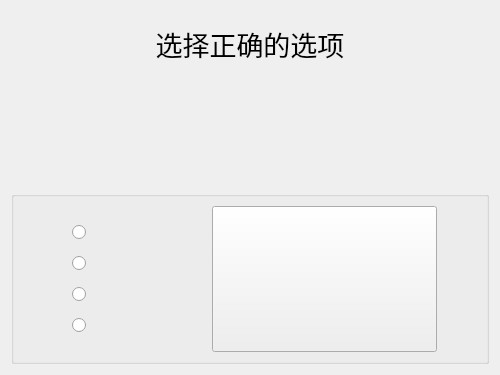
<?xml version="1.0" encoding="UTF-8"?>
<ui version="4.0">
 <class>Choicemodel</class>
 <widget class="QWidget" name="Choicemodel">
  <property name="geometry">
   <rect>
    <x>0</x>
    <y>0</y>
    <width>500</width>
    <height>375</height>
   </rect>
  </property>
  <property name="minimumSize">
   <size>
    <width>500</width>
    <height>375</height>
   </size>
  </property>
  <property name="maximumSize">
   <size>
    <width>500</width>
    <height>375</height>
   </size>
  </property>
  <property name="windowTitle">
   <string>Form</string>
  </property>
  <layout class="QVBoxLayout" name="verticalLayout">
   <item>
    <widget class="QWidget" name="widget" native="true">
     <layout class="QVBoxLayout" name="verticalLayout_2">
      <item>
       <widget class="QLabel" name="label">
        <property name="font">
         <font>
          <pointsize>20</pointsize>
         </font>
        </property>
        <property name="text">
         <string>选择正确的选项</string>
        </property>
        <property name="alignment">
         <set>Qt::AlignCenter</set>
        </property>
       </widget>
      </item>
      <item>
       <widget class="QLabel" name="EnLabel">
        <property name="font">
         <font>
          <pointsize>28</pointsize>
          <weight>75</weight>
          <bold>true</bold>
         </font>
        </property>
        <property name="styleSheet">
         <string notr="true">color: rgb(8, 0, 195);</string>
        </property>
        <property name="text">
         <string/>
        </property>
        <property name="alignment">
         <set>Qt::AlignCenter</set>
        </property>
       </widget>
      </item>
      <item>
       <widget class="QLabel" name="AttrLabel">
        <property name="font">
         <font>
          <pointsize>17</pointsize>
          <weight>75</weight>
          <italic>true</italic>
          <bold>true</bold>
         </font>
        </property>
        <property name="autoFillBackground">
         <bool>false</bool>
        </property>
        <property name="styleSheet">
         <string notr="true">color: rgb(137, 137, 137);</string>
        </property>
        <property name="text">
         <string/>
        </property>
        <property name="alignment">
         <set>Qt::AlignCenter</set>
        </property>
       </widget>
      </item>
     </layout>
    </widget>
   </item>
   <item>
    <widget class="QGroupBox" name="groupBox">
     <property name="title">
      <string/>
     </property>
     <layout class="QHBoxLayout" name="horizontalLayout">
      <item>
       <spacer name="horizontalSpacer_3">
        <property name="orientation">
         <enum>Qt::Horizontal</enum>
        </property>
        <property name="sizeType">
         <enum>QSizePolicy::Fixed</enum>
        </property>
        <property name="sizeHint" stdset="0">
         <size>
          <width>40</width>
          <height>20</height>
         </size>
        </property>
       </spacer>
      </item>
      <item>
       <widget class="QWidget" name="widget_3" native="true">
        <layout class="QVBoxLayout" name="verticalLayout_3">
         <item>
          <widget class="QRadioButton" name="BtnA">
           <property name="font">
            <font>
             <pointsize>12</pointsize>
            </font>
           </property>
           <property name="text">
            <string/>
           </property>
          </widget>
         </item>
         <item>
          <widget class="QRadioButton" name="BtnB">
           <property name="font">
            <font>
             <pointsize>12</pointsize>
            </font>
           </property>
           <property name="text">
            <string/>
           </property>
          </widget>
         </item>
         <item>
          <widget class="QRadioButton" name="BtnC">
           <property name="font">
            <font>
             <pointsize>12</pointsize>
            </font>
           </property>
           <property name="text">
            <string/>
           </property>
          </widget>
         </item>
         <item>
          <widget class="QRadioButton" name="BtnD">
           <property name="font">
            <font>
             <pointsize>12</pointsize>
            </font>
           </property>
           <property name="text">
            <string/>
           </property>
          </widget>
         </item>
        </layout>
       </widget>
      </item>
      <item>
       <spacer name="horizontalSpacer">
        <property name="orientation">
         <enum>Qt::Horizontal</enum>
        </property>
        <property name="sizeType">
         <enum>QSizePolicy::Fixed</enum>
        </property>
        <property name="sizeHint" stdset="0">
         <size>
          <width>40</width>
          <height>20</height>
         </size>
        </property>
       </spacer>
      </item>
      <item>
       <widget class="QPushButton" name="checkBtn">
        <property name="sizePolicy">
         <sizepolicy hsizetype="Minimum" vsizetype="Preferred">
          <horstretch>0</horstretch>
          <verstretch>0</verstretch>
         </sizepolicy>
        </property>
        <property name="font">
         <font>
          <pointsize>61</pointsize>
         </font>
        </property>
        <property name="text">
         <string/>
        </property>
        <property name="checkable">
         <bool>false</bool>
        </property>
        <property name="checked">
         <bool>false</bool>
        </property>
        <property name="flat">
         <bool>false</bool>
        </property>
       </widget>
      </item>
      <item>
       <spacer name="horizontalSpacer_2">
        <property name="orientation">
         <enum>Qt::Horizontal</enum>
        </property>
        <property name="sizeType">
         <enum>QSizePolicy::Fixed</enum>
        </property>
        <property name="sizeHint" stdset="0">
         <size>
          <width>40</width>
          <height>20</height>
         </size>
        </property>
       </spacer>
      </item>
     </layout>
    </widget>
   </item>
  </layout>
 </widget>
 <resources/>
 <connections/>
</ui>
